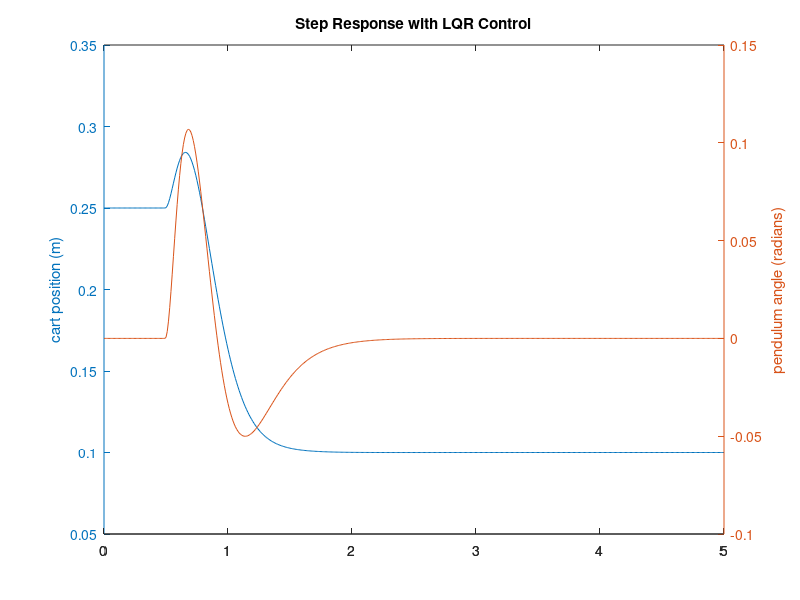
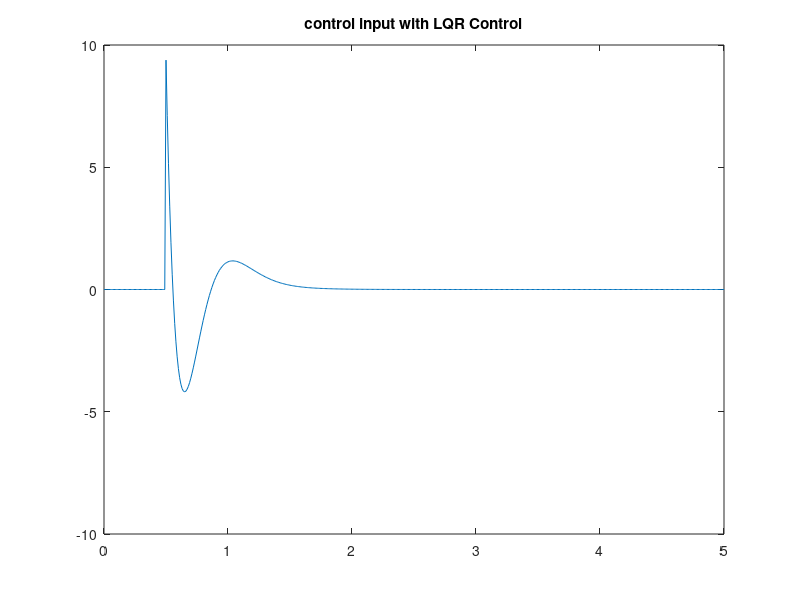

MATLAB code for these plots, in order:
close all
AnimationEnable=0;
PendulumFrictionEnable=1;
%system parameters
mc=0.75;
mp=0.5;
l=0.6;L=0.3;
I=0.01;
bc=0.1;
bp=0.005;
if PendulumFrictionEnable==0
    bp=0;
end
g=9.81;

%system linearized dynamics around x3=0
D=I*(mc+mp)+mc*mp*L^2;
A=[0 1 0 0;
    0 -(I+mp*L^2)*bc/D mp^2*L^2*g/D -mp*L*bp/D;
    0 0 0 1;
    0 -mp*L*bc/D (mc+mp)*mp*L*g/D -(mc+mp)*bp/D];

B=[0 (I+mp*L^2)/D 0 mp*L/D]';
C=[1 0 0 0;
    0 0 1 0];
D=0;

F=[0 0;
   1 0;
   0 0;
   0 1];

E=[0;0];

%LQR with more weights on the state settling
Q=C'*C;
R=1;
Q(1,1) = 5000;%really fast cart settling 
Q(3,3) = 100;
k=lqr(A,B,Q,R)

%2nd degree of freedom
%calculating Nbar to make the cart stop at reference position
s = size(A,1);
Z = [zeros([1,s]) 1];
N = inv([A,B;C(1,:),D])*Z';
Nx = N(1:s);
Nu = N(1+s);
Nbar=Nu + k*Nx

%feedback of state space system
sysFB=ss(A-B*k,B*Nbar,C,D);

%creating input and output
t = 0:0.01:5;
r =0.1*ones(size(t));

r(1:50)=0.25;
%r(51:300)=t(51:300)*0.25-0.25;
%r(300:501)=-0.25;
[y,t,x]=lsim(sysFB,r,t,[0.25 0 0 0]);%max initial condition for x3=0.6925

u=-k*x'+Nbar*r;

%plotting
figure(1)
set(gcf,'Position',[10 50 800 400])
[AX,H1,H2] = plotyy(t,y(:,1),t,y(:,2),'plot');
set(get(AX(1),'Ylabel'),'String','cart position (m)')
set(get(AX(2),'Ylabel'),'String','pendulum angle (radians)')
title('Step Response with LQR Control')
figure(2)
set(gcf,'Position',[850 50 700 400])
plot(t,u)
title('control input with LQR Control')
input=[t, u'];
if AnimationEnable==1
    %simulation of the system
    figure(3)
    set(gcf,'Position',[450 700 700 400])
    drawpend(x(1,:))
    pause(0.5)
    for i=1:length(t)
        clf;
        axis equal
        drawpend(x(i,:))
        pause(t(2)-t(1));
    end
    hold off
end